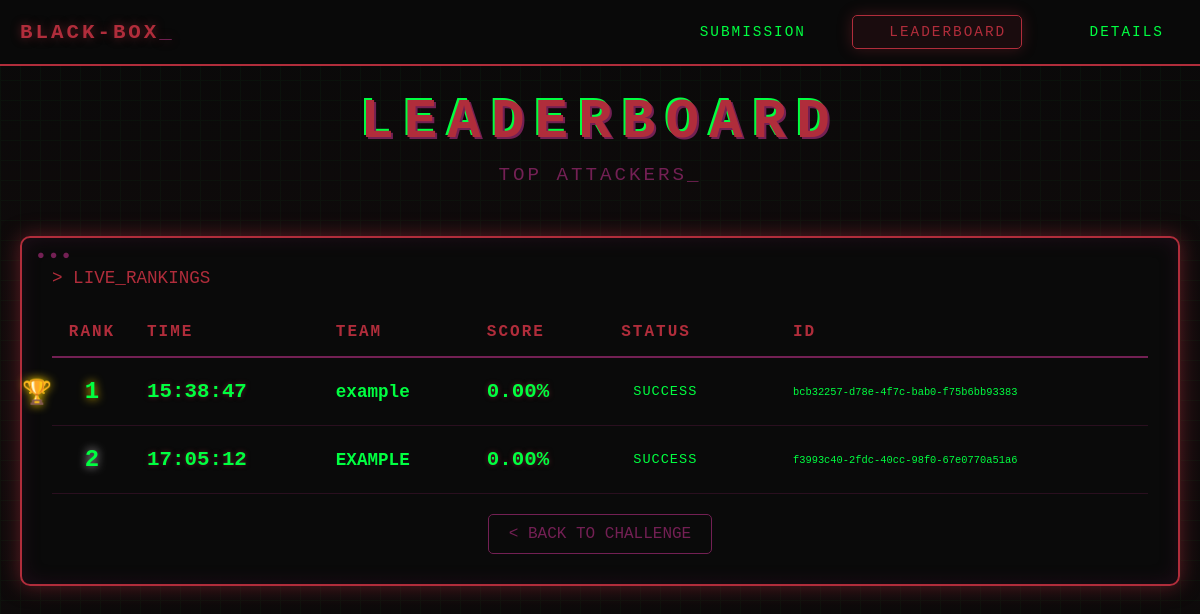
Page /exposed/leaderboard on the earlier database version.
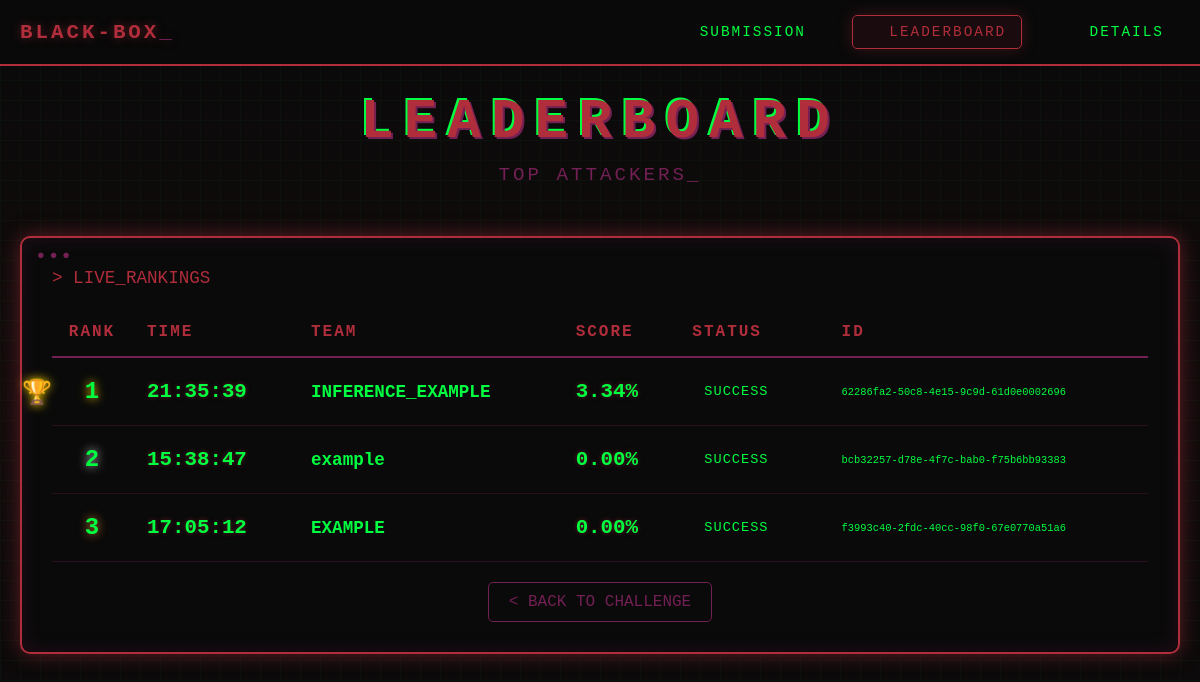
Same page on the later database version.
### src/db.py (models this page shows)
class Submit(SQLModel, table=True):
    id : str = Field(primary_key=True)
    team : str = Field()
    score : Optional[float] = Field()
    status : str = Field()
    reason : Optional[str] = Field()
    created_at: datetime = Field(
        sa_column=Column(DateTime(timezone=True), server_default=func.now())
    )

### src/main.py (the view)
@public_router.get("/leaderboard", response_class=HTMLResponse)
def leaderboard(
    request : Request,
    session : SessionDep
):
    SubmitInner = aliased(Submit)
    subq = (
        select(SubmitInner.id)
        .where(
            SubmitInner.team == Submit.team,
            SubmitInner.status == "SUCCESS"
        )
        .order_by(
            SubmitInner.score.desc(),
            SubmitInner.created_at.asc()
        )
        .limit(1)
        .correlate(Submit)
        .scalar_subquery()
    )
    rank_col = func.rank().over(
        order_by=[
            Submit.score.desc(),
            Submit.created_at.asc()
        ]
    )
    query = (
        select(Submit, rank_col.label("rank"))
        .where(Submit.id == subq)
        .order_by("rank")
    )
    results = session.exec(query).all()
    entries = [
        {
            "id" : result.id,
            "team" : result.team,
            "hour" : result.created_at.strftime("%H:%M:%S"),
            "score" : result.score,
            "status" : result.status,
            "reason" : result.reason,
            "rank" : rank
        }
        for result, rank in results
    ]
    return templates.TemplateResponse(
        request=request,
        name="leaderboard.html",
        context={
            "entries" : entries
        }
    )

### templates/leaderboard.html (shortened to what this page needs)
<!DOCTYPE html>
<html lang="en">
<head>
    <link rel="stylesheet" href="/public/style.css">
</head>
<body>
    <nav class="navbar">
        <div class="nav-container">
            <div class="nav-logo">BLACK-BOX<span style="color: #732054;">_</span></div>
            <div class="nav-links">
                <a href="/exposed" class="nav-link">SUBMISSION</a>
                <a href="/exposed/leaderboard" class="nav-link active">LEADERBOARD</a>
                <a href="/exposed/details" class="nav-link">DETAILS</a>
            </div>
        </div>
    </nav>
    <div class="container container-lg">
        <div class="header">
            <h1 class="glitch">LEADERBOARD</h1>
            <p class="subtitle">TOP ATTACKERS<span class="blink">_</span></p>
        </div>
        <div class="terminal">
            <div class="command-line">&gt; LIVE_RANKINGS</div>
            <table class="leaderboard-table">
                <thead>
                    <tr>
                        <th>RANK</th>
                        <th>TIME</th>
                        <th>TEAM</th>
                        <th>SCORE</th>
                        <th>STATUS</th>
                        <th>ID</th>
                    </tr>
                </thead>
                <tbody id="leaderboardBody">
                    {% for entry in entries %}
                        <tr>
                            <td class="rank rank-{{entry.rank}}">{{entry.rank}}</td>
                            <td class="score">{{entry.hour}}</td>
                            <td class="team-name">{{entry.team}}</td>
                            <td class="score">{{"%.2f"|format(100 * entry.score)}}%</td>
                            <td><span class="status">{{entry.status}}</span></td>
                            <td class="submission-id">{{entry.id}}</td>
                        </tr>
                    {% endfor %}
                </tbody>
            </table>
            <div style="text-align: center;">
                <a href="/" class="back-link">&lt; BACK TO CHALLENGE</a>
            </div>
        </div>
    </div>
</body>
</html>

### public/style.css (style rules this page uses)
* { margin: 0; padding: 0; box-sizing: border-box; }
body { font-family: 'Courier New', monospace; background: #0a0a0a; color: #00ff41; overflow-x: hidden; min-height: 100vh; padding: 90px 20px 40px 20px; position: relative; }
.container { position: relative; z-index: 2; margin: 0 auto; }
.container.container-lg { max-width: 1200px; }
.header { text-align: center; margin-bottom: 50px; }
.glitch { font-size: 3.5em; font-weight: bold; text-transform: uppercase; position: relative; color: #B02D3B; letter-spacing: 10px; animation: glitch 3s infinite; text-shadow: 2px 2px #732054, -2px -2px #00ff41; margin-bottom: 10px; }
.subtitle { color: #732054; font-size: 1.2em; letter-spacing: 3px; }
.terminal { background: rgba(10, 10, 10, 0.9); border: 2px solid #B02D3B; border-radius: 10px; padding: 30px; box-shadow: 0 0 20px rgba(176, 45, 59, 0.5), inset 0 0 20px rgba(115, 32, 84, 0.2); position: relative; margin-bottom: 30px; }
.terminal::before { content: '●●●'; position: absolute; top: 10px; left: 15px; color: #732054; font-size: 0.8em; letter-spacing: 5px; }
.command-line { color: #B02D3B; margin-bottom: 20px; font-size: 1.1em; }
.navbar { position: fixed; top: 0; left: 0; width: 100%; background: rgba(10, 10, 10, 0.95); border-bottom: 2px solid #B02D3B; z-index: 1000; backdrop-filter: blur(10px); }
.nav-container { max-width: 1200px; margin: 0 auto; padding: 15px 20px; display: flex; justify-content: space-between; align-items: center; }
.nav-logo { font-size: 1.3em; font-weight: bold; color: #B02D3B; letter-spacing: 3px; text-shadow: 0 0 10px rgba(176, 45, 59, 0.5); }
.nav-links { display: flex; gap: 30px; }
.nav-link { color: #00ff41; text-decoration: none; padding: 8px 15px; border: 1px solid transparent; border-radius: 5px; transition: all 0.3s ease; font-size: 0.9em; letter-spacing: 2px; position: relative; }
.nav-link::before { content: '> '; opacity: 0; transition: opacity 0.3s ease; }
.nav-link.active { color: #B02D3B; border-color: #B02D3B; background: rgba(176, 45, 59, 0.1); box-shadow: 0 0 15px rgba(176, 45, 59, 0.3); }
.blink { animation: blink 1s step-start infinite; }

### templates/leaderboard.html (style rules this page uses)
.leaderboard-table { width: 100%; border-collapse: collapse; }
.leaderboard-table thead { border-bottom: 2px solid #732054; }
.leaderboard-table th { color: #B02D3B; text-align: left; padding: 15px; font-size: 1em; text-transform: uppercase; letter-spacing: 2px; }
.leaderboard-table th:first-child { width: 80px; text-align: center; }
.leaderboard-table tbody tr { border-bottom: 1px solid rgba(115, 32, 84, 0.3); transition: all 0.3s ease; }
.leaderboard-table td { padding: 20px 15px; color: #00ff41; }
.rank { text-align: center; font-size: 1.5em; font-weight: bold; position: relative; }
.rank-1 { color: #FFD700; text-shadow: 0 0 10px #FFD700; }
.rank-2 { color: #C0C0C0; text-shadow: 0 0 10px #C0C0C0; }
.rank-3 { color: #CD7F32; text-shadow: 0 0 10px #CD7F32; }
.rank-1::before { content: '🏆'; position: absolute; left: -30px; animation: bounce 2s infinite; }
.team-name { font-size: 1.1em; font-weight: bold; color: #ffffff; }
.score { font-size: 1.3em; font-weight: bold; color: #B02D3B; text-shadow: 0 0 5px rgba(176, 45, 59, 0.5); }
.status { padding: 5px 12px; border-radius: 3px; font-size: 0.85em; display: inline-block; text-transform: uppercase; letter-spacing: 1px; }
.submission-id { color: #666; font-size: 0.8em; font-family: monospace; }
.back-link { display: inline-block; color: #732054; text-decoration: none; padding: 10px 20px; border: 1px solid #732054; border-radius: 5px; margin-top: 20px; transition: all 0.3s ease; }

Differences in the rows shown:
added Submit: rank "1", hour "21:35:39", team "INFERENCE_EXAMPLE", 100*entry.score "3.34", status "SUCCESS", id "62286fa2-50c8-4e15-9c9d-61d0e0002696"
computed for Submit "example": rank "1" → "2"
computed for Submit "EXAMPLE": rank "2" → "3"
